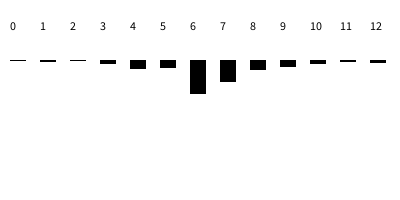
Frame 1 (no input)
Frame 60 (the mouse pressed at the canvas centre just before this capture): identical to frame 1, image omitted
Frame 120 (the mouse held since frame 60 and released just before this capture): identical to frame 1, image omitted

The Processing sketch that drew this single still picture (run headless with seeded random() and noise(); from frame 60 on, the mouse is pressed at the canvas centre):

// Processing sketch: processing_117462
// ── processing_117462.pde

int[] hours=new int[13];
float[] sleepingHours={
  0, 1, 0, 3, 8, 7, 33, 21, 9, 6, 3, 1, 2 
}; 
void setup() {
  size(400, 200);
  for (int i=0; i<sleepingHours.length;i++){
    hours[i]=0+i;
  }
}
void draw() {
  background(255);
  for(int i=0; i<sleepingHours.length; i++){
    rect(10+(i*30), 60, 15, sleepingHours[i]);
    fill(0);
    text(hours[i], 10+(i*30),30);
  }
}
